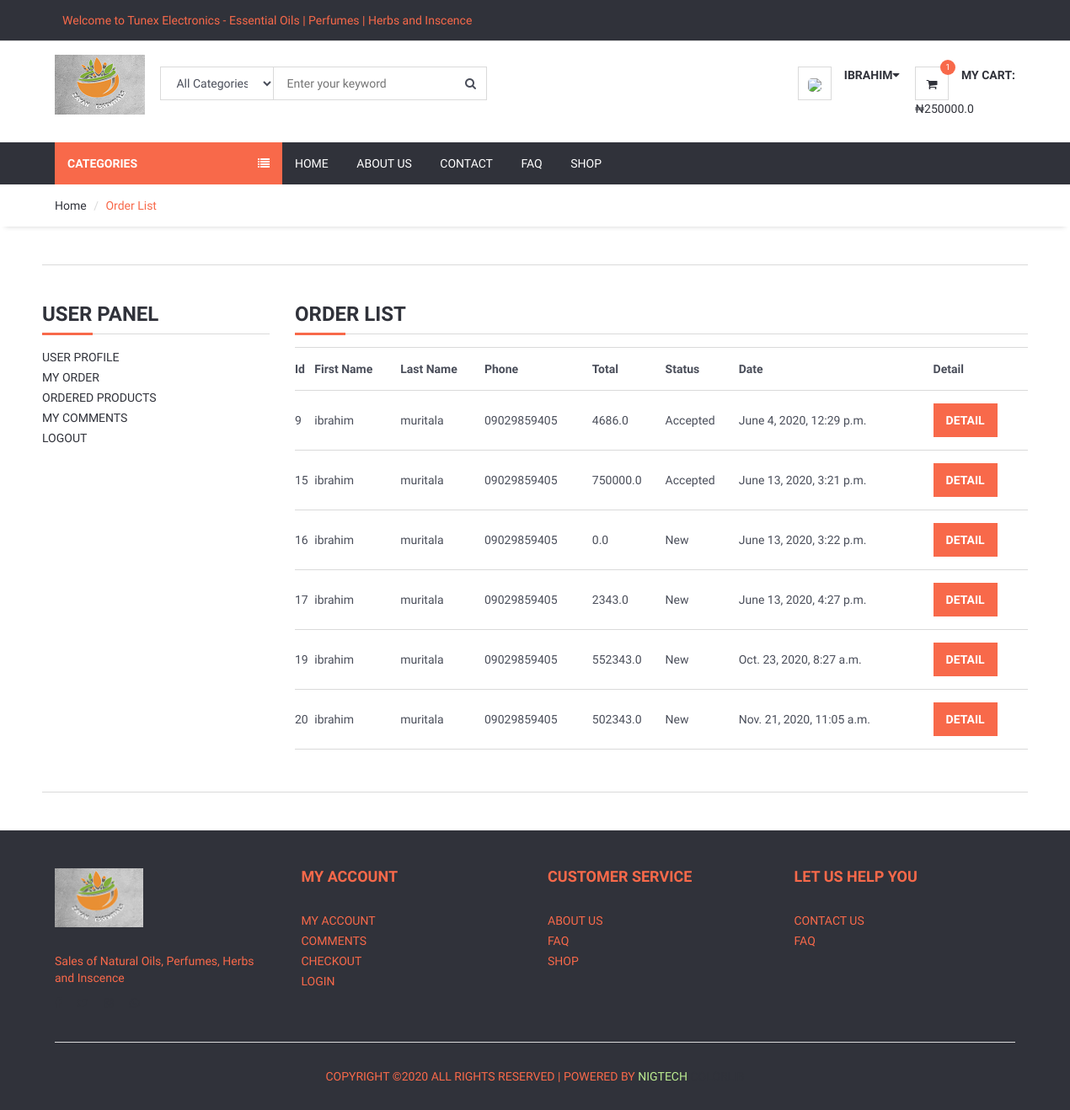
Screenshot of /user/orders/ (signed in) with the database file from the repository.
### home/models.py (models this page shows, shortened)
class Setting(models.Model):
	STATUS = (
		('True', 'True'),
		('False', 'False'),
	)
	title = models.CharField(max_length=150)
	keywords = models.CharField(max_length=350)
	description = models.CharField(max_length=350)
	address = models.CharField(blank=True, max_length=150)
	company = models.CharField(blank=True, max_length=150)
	phone = models.CharField(blank=True, max_length=15)
	fax = models.CharField(blank=True, max_length=20)
	email = models.CharField(blank=True, max_length=50)
	smtpserver = models.CharField(blank=True, max_length=50)
	smtpemail = models.CharField(blank=True, max_length=50)
	smtppassword = models.CharField(blank=True, max_length=50)
	smtpport = models.CharField(blank=True, max_length=50)
	icon = models.ImageField(blank=True)
	facebook = models.CharField(blank=True, max_length=50)
	instagram = models.CharField(blank=True, max_length=50)
	twitter = models.CharField(blank=True, max_length=50)
	aboutus = RichTextUploadingField(blank=True)
	contact = RichTextUploadingField(blank=True)
	references = RichTextUploadingField(blank=True)
	status = models.CharField(max_length=10, choices=STATUS)
	create_at = models.DateTimeField(auto_now_add=True)
	updated_at = models.DateTimeField(auto_now_add=True)

### order/models.py (models this page shows, shortened)
class Order(models.Model):
	STATUS = (
			('New', 'New'),
			('Accepted', 'Accepted'),
			('Preapparing', 'Preapparing'),
			('OnShipping', 'OnShipping'),
			('Completed', 'Completed'),
			('Cancelled', 'Cancelled'),
		)
	user = models.ForeignKey(User, on_delete=models.SET_NULL, null=True)
	code = models.CharField(max_length=5, editable=False)
	first_name = models.CharField(max_length=25)
	last_name = models.CharField(max_length=25)
	phone = models.CharField(blank=True, max_length=25)
	address = models.CharField(blank=True, max_length=150)
	city = models.CharField(blank=True, max_length=25)
	total=models.FloatField()
	status = models.CharField(max_length=15, choices=STATUS, default='New')
	ip = models.CharField(blank=True, max_length=25)
	adminnote = models.CharField(blank=True ,max_length=125)
	create_at = models.DateTimeField(auto_now_add=True)
	updated_at = models.DateTimeField(auto_now=True)

### user/views.py (the view)
# urls.py: path('orders/', views.user_orders, name="user_orders"),
@login_required(login_url='/login')
def user_orders(request):
	category = Category.objects.all()
	setting = Setting.objects.get(pk=1)
	current_user = request.user
	orders = Order.objects.filter(user_id=current_user.id)
	shopcart = ShopCart.objects.filter(user_id=current_user.id)
	subtotal=0
	for rs in shopcart:
		subtotal += rs.product.price * rs.quantity
	total=0
	for rs in shopcart:
		total += rs.product.price * rs.quantity
	added=0
	for rs in shopcart:
		added +=  rs.quantity
	context = {'category':category,
				'orders': orders,
				'total': total,
				'added': added,
				'setting':setting,
	}
	return render(request, 'user_orders.html', context)

### user/templates/user_orders.html (shortened to what this page needs)
<!DOCTYPE html>
<html lang="en">
<head>
	{% load static %}
	<link type="text/css" rel="stylesheet" href="{% static 'css/bootstrap.min.css' %}" />
	<link type="text/css" rel="stylesheet" href="{% static 'css/slick.css' %}" />
	<link type="text/css" rel="stylesheet" href="{% static 'css/slick-theme.css' %}" />
	<link type="text/css" rel="stylesheet" href="{% static 'css/nouislider.min.css' %}" />
	<link rel="stylesheet" href="{% static 'css/font-awesome.min.css' %}">
	<link type="text/css" rel="stylesheet" href="{% static 'css/style.css' %}" />
	<link rel="stylesheet" href="https://ajax.googleapis.com/ajax/libs/jqueryui/1.11.4/themes/smoothness/jquery-ui.css">
</head>
<body>
	<header>
		<div id="top-header"  style="background-color: #30323a">
			<div class="container">
				<div>
					<marquee><p style="color:  #f8694a; font-size: 14px; margin: 9px">Welcome to {{setting.title}} - Essential Oils | Perfumes | Herbs and Inscence </p></marquee>
				</div>
			</div>
		</div>
		<div id="header">
			<div class="container">
				<div class="pull-left">
					<div class="header-logo">
						<a class="logo" href="/">
							<img src="{% static './img/bt3.png' %}" alt="">
						</a>
					</div>
					<div class="header-search">
						<form action="/search/" method="post">
							<input id="query" name="query" class="input search-input" type="text" placeholder="Enter your keyword">
							<select name="catid" class="input search-categories">
								<option value="0">All Categories</option>
								{% load mptt_tags %}
							</select>
							<button class="search-btn"><i class="fa fa-search"></i></button>
						</form>
					</div>
				</div>
				<div class="pull-right">
					<ul class="header-btns">
						<li class="header-account dropdown default-dropdown">
							{% if user.id is not None %}
								<div class="dropdown-toggle" role="button" data-toggle="dropdown" aria-expanded="true">
									<div class="header-btns-icon">
										<img src="{{request.session.userimage}}" style="height: 40px; border-radius: 30%">
									</div>
									<strong class="text-uppercase">{{user.first_name}}<i class="fa fa-caret-down"></i></strong>
								</div>
							{% else %}
							<a href="/login" class="text-uppercase">Login</a> / <a href="/signup" class="text-uppercase">Sign-Up</a>
							{% endif %}
						</li>
						<li class="header-cart dropdown default-dropdown">
							<a class="dropdown-toggle" data-toggle="dropdown" aria-expanded="true">
								<div class="header-btns-icon">
									<i class="fa fa-shopping-cart"></i>
									<span class="qty">{{ added }}</span>
								</div>
								<strong class="text-uppercase">My Cart:</strong>
								<br>
								<span>₦{{ total }}</span>
							</a>
						</li>
					</ul>
				</div>
			</div>
		</div>
	</header>
	<div id="navigation">
		<div class="container">
			<div id="responsive-nav">
				<div class="category-nav show-on-click">
					<span class="category-header">Categories <i class="fa fa-list"></i></span>
					{% load mptt_tags %}
				</div>
				<div class="menu-nav">
					<ul class="menu-list">
						<li><a href="/">Home</a></li>
						<li><a href="/about">About Us</a></li>
						<li><a href="/contact">Contact</a></li>
						<li><a href="/faq">Faq</a></li>
						<li><a href="/product">Shop</a></li>
					</ul>
				</div>
			</div>
		</div>
	</div>
	<div id="breadcrumb">
		<div class="container">
			<ul class="breadcrumb">
				<li><a href="/">Home</a></li>
				<li class="active">Order List</li>
			</ul>
		</div>
	</div>
	<div class="section">
		<div class="container">
			<div class="row">
					<div id="store">
						<div class="row">
							<div class="col-md-3">
								{% include "user_panel.html" %}
							</div>
							<div class="col-md-9">
						<div class="order-summary clearfix">
							<div class="section-title">
								<h3 class="title">Order List</h3>
							</div>
							<table class="shopping-cart-table table">
									<tr>
										<th class="text-left">Id</th>
										<th class="text-left">First Name</th>
										<th class="text-left">Last Name</th>
										<th class="text-left">Phone</th>
										<th class="text-left">Total</th>
										<th class="text-left">Status</th>
										<th class="text-left">Date</th>
										<th class="text-left">Detail</th>
									</tr>
									{% for rs in orders %}
									<tr>
										<td class="text-left">{{ rs.id }}</td>
										<td class="text-left"> {{ rs.first_name }}</td>
										<td class="text-left"> {{ rs.last_name }}</td>
										<td class="text-left">{{ rs.phone}}</td>
										<td class="text-left">{{ rs.total }}</td>
										<td class="text-left">{{ rs.status }}</td>
										<td class="text-left">{{ rs.create_at }}</td>
										<td class="text-left"><a class="primary-btn" href="/user/orderdetail/{{ rs.id }}">Detail</a></td>
									</tr>
									{% endfor %}
							</table>
						</div>
					</div>
			</div>
		</div>
	</div>
</div>
</div>
	<footer id="footer" class="section section-grey" style="background-color: #30323a; color: #f8694a">
		<div class="container">
			<div class="row"  style="color: #f8694a">
				<div class="col-md-3 col-sm-6 col-xs-6">
					<div class="footer">
						<div class="footer-logo">
							<a class="logo" href="/">
		            <img src="{% static './img/bt3.png' %}" alt="">
		          </a>
						</div>
						<p style="color: #f8694a">Sales of Natural Oils, Perfumes, Herbs and Inscence</p>
						<ul class="footer-social">
							<li><a href="#"><i class="fa fa-facebook"></i></a></li>
							<li><a href="#"><i class="fa fa-twitter"></i></a></li>
							<li><a href="#"><i class="fa fa-instagram"></i></a></li>
							<li><a href="#"><i class="fa fa-whatsapp"></i></a></li>
						</ul>
					</div>
				</div>
				<div class="col-md-3 col-sm-6 col-xs-6">
					<div class="footer">
						<h3 class="footer-header"  style="color: #f8694a">My Account</h3>
						<ul class="list-links">
							<li><a href="/user"  style="color: #f8694a">My Account</a></li>
							<li><a href="/user/comments"  style="color: #f8694a">Comments</a></li>
							<li><a href="#"  style="color: #f8694a">Checkout</a></li>
							<li><a href="/login"  style="color: #f8694a">Login</a></li>
						</ul>
					</div>
				</div>
				<div class="col-md-3 col-sm-6 col-xs-6">
					<div class="footer">
						<h3 class="footer-header"  style="color: #f8694a">Customer Service</h3>
						<ul class="list-links">
							<li><a href="/about"  style="color: #f8694a">About Us</a></li>
							<li><a href="/faq"  style="color: #f8694a">FAQ</a></li>
							<li><a href="/product" style="color: #f8694a">Shop</a></li>
						</ul>
					</div>
				</div>
				<div class="col-md-3 col-sm-6 col-xs-6">
					<div class="footer">
						<h3 class="footer-header"  style="color: #f8694a">Let Us Help You</h3>
						<ul class="list-links">
							<li><a href="/contact"  style="color: #f8694a">Contact Us</a></li>
							<li><a href="/faq"  style="color: #f8694a">FAQ</a></li>
						</ul>
					</div>
				</div>
			</div>
			<hr>
			<div class="row">
				<div class="col-md-8 col-md-offset-2 text-center">
					<div class="footer-copyright">
						Copyright &copy;<script>document.write(new Date().getFullYear());</script> All rights reserved | Powered by </i><a href="https://nigtech.net" style="color: #BCED91"> NigTecH </a><a href="https://colorlib.com" target="_blank " style="color: #30323a">Colorlib</a>
					</div>
				</div>
			</div>
		</div>
	</footer>
</body>
</html>

### rows the page displays
Setting: title "Tunex Electronics"
Order: id "9", first_name "ibrahim", last_name "muritala", phone "09029859405", total "4686.0", status "Accepted", create_at "June 4, 2020, 12:29 p.m."
Order: id "15", first_name "ibrahim", last_name "muritala", phone "09029859405", total "750000.0", status "Accepted", create_at "June 13, 2020, 3:21 p.m."
Order: id "16", first_name "ibrahim", last_name "muritala", phone "09029859405", total "0.0", status "New", create_at "June 13, 2020, 3:22 p.m."
Order: id "17", first_name "ibrahim", last_name "muritala", phone "09029859405", total "2343.0", status "New", create_at "June 13, 2020, 4:27 p.m."
Order: id "19", first_name "ibrahim", last_name "muritala", phone "09029859405", total "552343.0", status "New", create_at "Oct. 23, 2020, 8:27 a.m."
Order: id "20", first_name "ibrahim", last_name "muritala", phone "09029859405", total "502343.0", status "New", create_at "Nov. 21, 2020, 11:05 a.m."

### other values shown
{{ user.first_name }} "IBRAHIM"
{{ added }} "1"
{{ total }} "250000.0"
